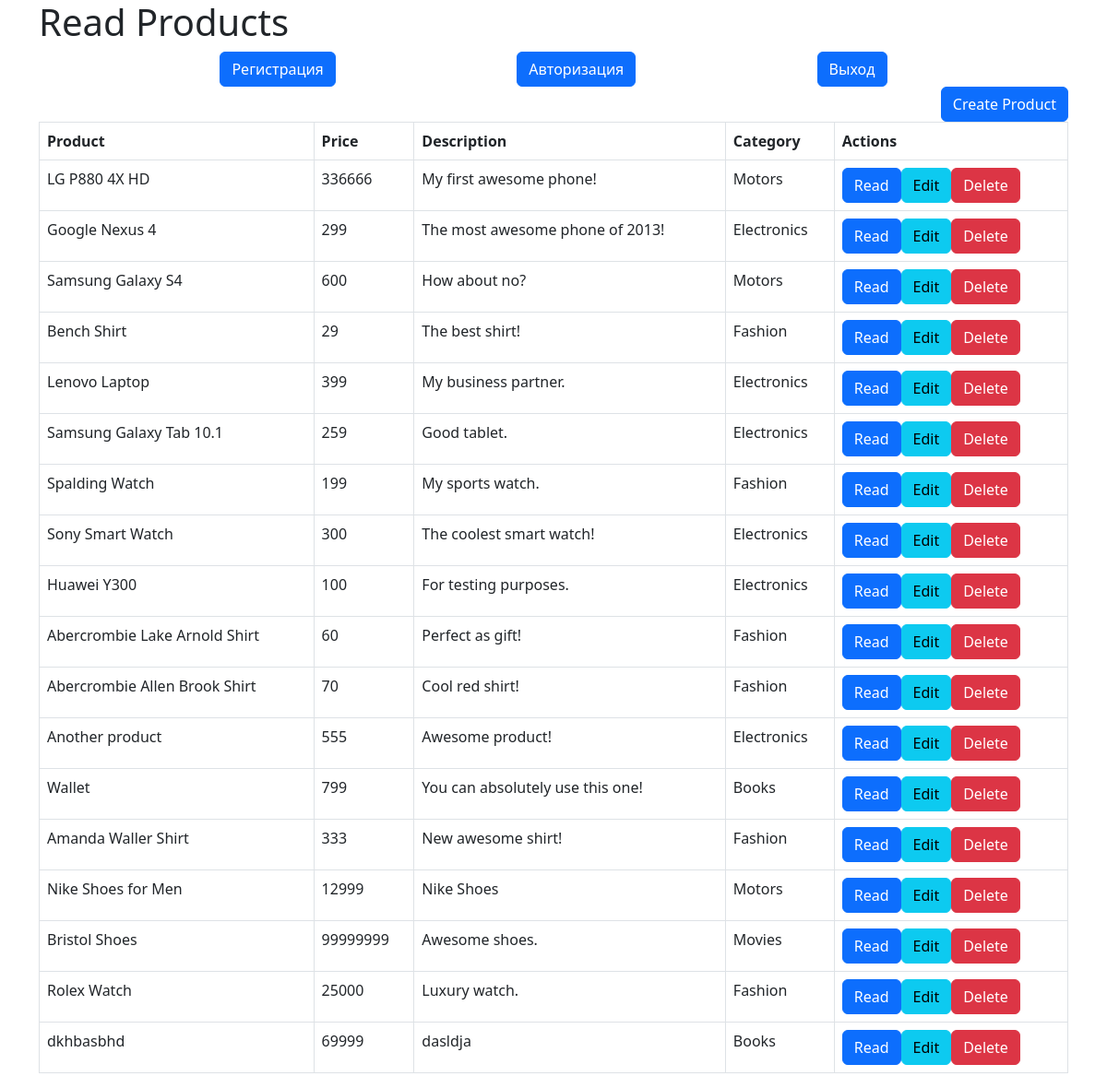
The page / on the database its author committed.
### tables this page shows
CREATE TABLE `products`
(
    `id`          int            NOT NULL AUTO_INCREMENT,
    `name`        varchar(32)    NOT NULL,
    `description` text           NOT NULL,
    `price`       decimal(10, 0) NOT NULL,
    `category_id` int            NOT NULL,
    PRIMARY KEY (`id`)
);

CREATE TABLE `categories`
(
    `id`          int          NOT NULL AUTO_INCREMENT,
    `name`        varchar(256) NOT NULL,
    `description` text         NOT NULL,
    PRIMARY KEY (`id`)
);

### App/Models/Products.php (called while the page is built, shortened)
<?php
class Products
{
    private $conn;
    public $table_name = 'products';
    public function __construct($db)
    {
        $this->conn = $db;
    }
    public function readAll()
    {
        $query = "SELECT * FROM " . $this->table_name;
        $stmt = $this->conn->prepare($query);
        $stmt->execute();
        return $stmt;
    }
}

### App/Models/Categories.php (called while the page is built, shortened)
<?php
class Categories
{
    private $conn;
    private $table_name = 'categories';
    public $id;
    public function __construct($db)
    {
        $this->conn = $db;
    }
    function readName()
    {
        $query = "SELECT name FROM " . $this->table_name . " WHERE id = ? limit 0,1";
        $stmt = $this->conn->prepare($query);
        $stmt->bindParam(1, $this->id);
        $stmt->execute();
        $row = $stmt->fetch(\PDO::FETCH_ASSOC);
        $this->name = $row['name'];
    }
}

### index.php (the view, shortened to what this page needs)
<?php
require 'App/Models/Categories.php';
require 'App/Models/Products.php';
$database = new \App\Db();
$db = $database->getConnection();
$product = new \App\Models\Products($db);
$category = new \App\Models\Categories($db);
include_once "template/header.php";
echo " <div class='d-flex justify-content-end'> ";
echo "<div class='right-button-margin'>";
echo "<a href='template/create_product.php' class='btn btn-primary d-flex justify-content-end'>";
echo "<span class='glyphicon glyphicon-plus'>Create Product</span> ";
echo "</a>";
echo "</div>";
echo "</div>";
$stmt = $product->readAll();
$num = $stmt->rowCount();
if ($num > 0) {
    echo "<table class='table table-hover table-responsive table-bordered'>";
    echo "<tr>";
    echo "<th>Product</th>";
    echo "<th>Price</th>";
    echo "<th>Description</th>";
    echo "<th>Category</th>";
    echo "<th>Actions</th>";
    echo "</tr>";
    while ($row = $stmt->fetch(PDO::FETCH_ASSOC)) {
        extract($row);
        echo "<tr>";
        echo "<td>{$name}</td>";
        echo "<td>{$price}</td>";
        echo "<td>{$description}</td>";
        echo "<td>";
        $category->id = $category_id;
        $category->readName();
        echo $category->name;
        echo "</td>";
        echo "<td>";
        echo "<a href='template/read_one.php?id={$id}' class='btn btn-primary'>";
        echo "Read";
        echo "</a>";
        echo "<a href='template/update_product.php?id={$id}' class='btn btn-info left-margin'>";
        echo "Edit";
        echo "</a>";
        echo "<a delete-id='{$id}' class='btn btn-danger delete-object'>";
        echo "Delete";
        echo "</a>";
        echo "</td>";
        echo "</tr>";
    }
    echo "</table>";
} else {
    echo "<div>No products found.</div>";
}
?>
<?php
include_once "template/footer.php";
?>

### template/header.php (shortened to what this page needs)
<!DOCTYPE html>
<html lang="en">
<head>
    <link href="https://cdn.jsdelivr.net/npm/bootstrap@5.2.2/dist/css/bootstrap.min.css" rel="stylesheet"
>
</head>
<body>
<div class="container">
    <div class='page-header'>
        <h1><?php echo $page_title ?></h1>
        <div class="col d-flex justify-content-evenly">
            <div class="d-flex">
                <a href="../template/auth/regForm.php" class="btn btn-primary ">Регистрация</a>
            </div>
            <div class="">
                <a href="../template/auth/authForm.php" class="btn btn-primary d-flex justify-content-end">Авторизация</a>
            </div>
            <div class="d-flex justify-content-end">
                <a href="auth/exit.php" class="btn btn-primary d-flex justify-content-end">Выход</a>
            </div>
        </div>

### template/footer.php (shortened to what this page needs)
</div>

### rows shown on the page
products: name "LG P880 4X HD", price "336666", description "My first awesome phone!", category.name "Motors"
products: name "Google Nexus 4", price "299", description "The most awesome phone of 2013!", category.name "Electronics"
products: name "Samsung Galaxy S4", price "600", description "How about no?", category.name "Motors"
products: name "Bench Shirt", price "29", description "The best shirt!", category.name "Fashion"
products: name "Lenovo Laptop", price "399", description "My business partner.", category.name "Electronics"
products: name "Samsung Galaxy Tab 10.1", price "259", description "Good tablet.", category.name "Electronics"
products: name "Spalding Watch", price "199", description "My sports watch.", category.name "Fashion"
products: name "Sony Smart Watch", price "300", description "The coolest smart watch!", category.name "Electronics"
products: name "Huawei Y300", price "100", description "For testing purposes.", category.name "Electronics"
products: name "Abercrombie Lake Arnold Shirt", price "60", description "Perfect as gift!", category.name "Fashion"
products: name "Abercrombie Allen Brook Shirt", price "70", description "Cool red shirt!", category.name "Fashion"
products: name "Another product", price "555", description "Awesome product!", category.name "Electronics"
products: name "Wallet", price "799", description "You can absolutely use this one!", category.name "Books"
products: name "Amanda Waller Shirt", price "333", description "New awesome shirt!", category.name "Fashion"
products: name "Nike Shoes for Men", price "12999", description "Nike Shoes", category.name "Motors"
products: name "Bristol Shoes", price "99999999", description "Awesome shoes.", category.name "Movies"
products: name "Rolex Watch", price "25000", description "Luxury watch.", category.name "Fashion"
products: name "dkhbasbhd", price "69999", description "dasldja", category.name "Books"
